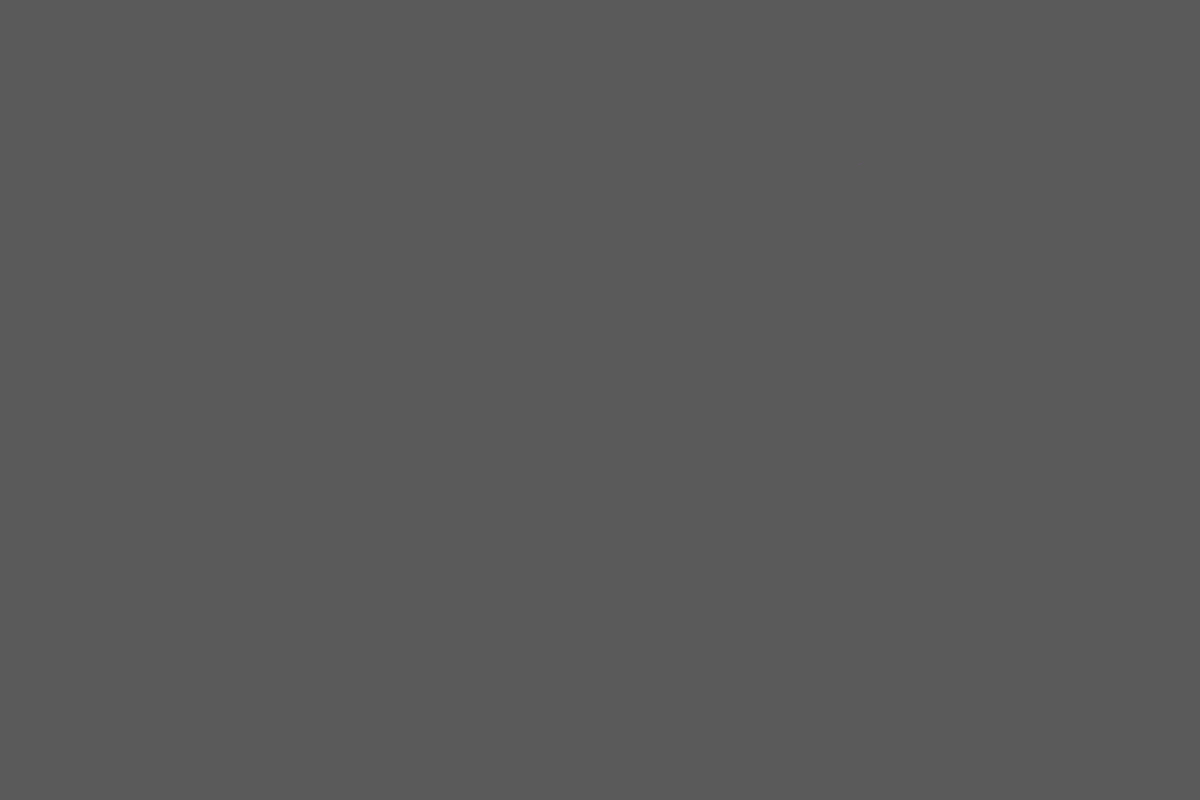
Frame 1 (no input)
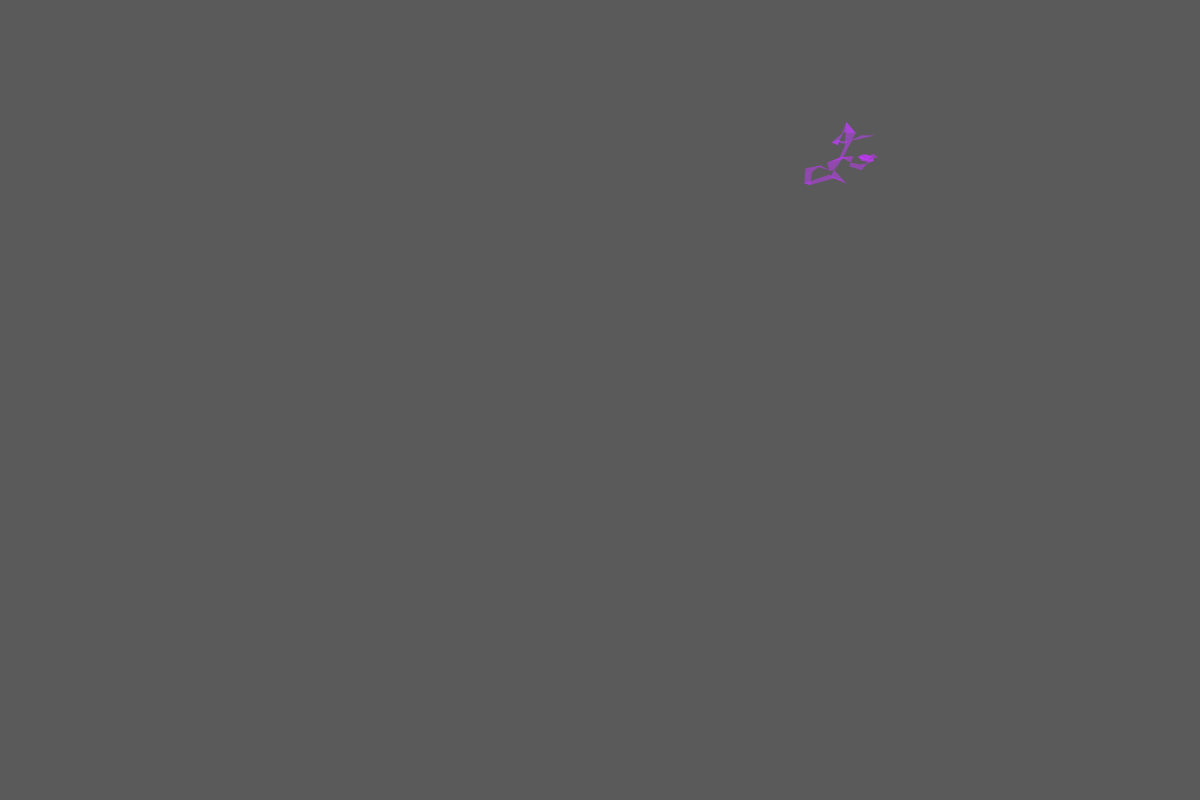
Frame 60 (no input)
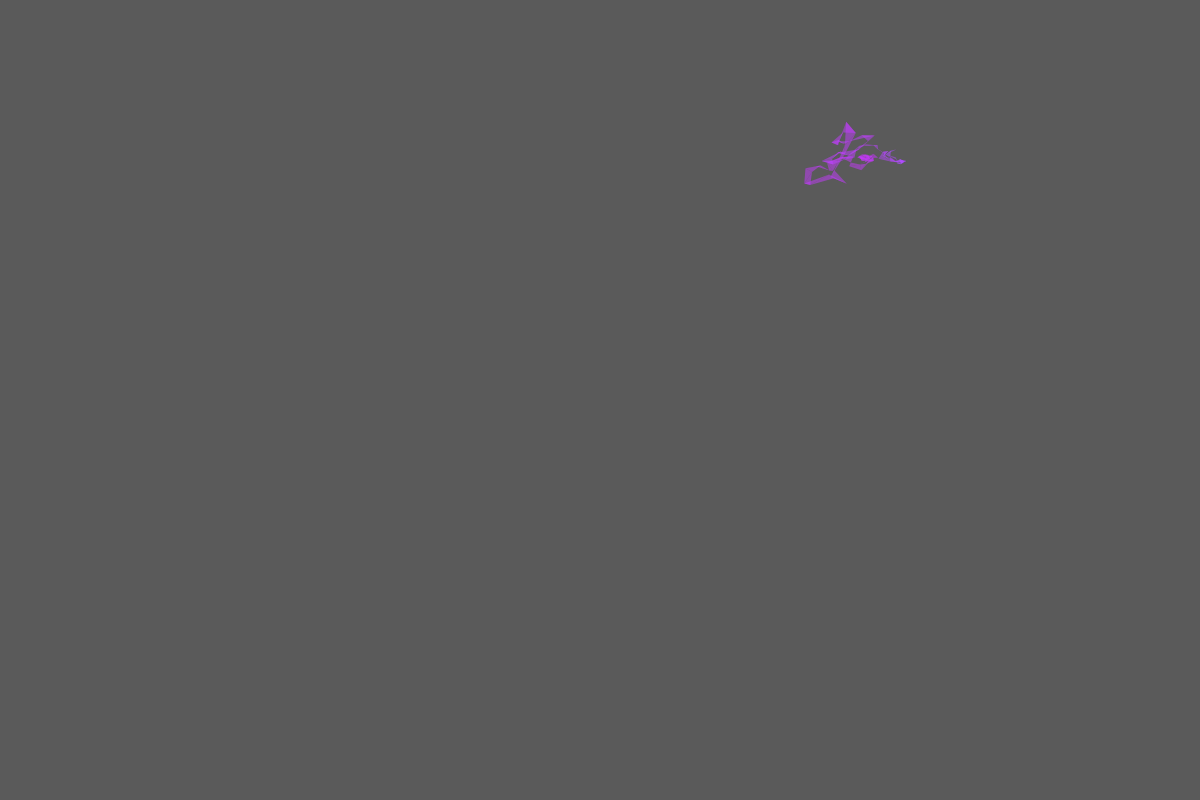
Frame 120 (the mouse pressed at the canvas centre since frame 60)

The p5.js sketch that drew these frames (run headless with seeded random() and noise() and a simulated clock; from frame 60 on, the mouse is pressed at the canvas centre):

// p5.js sketch
// ── sketch.js
// DEFINE GLOBAL VARIABLES
let bgColor; // background-color
let centerX, centerY;
let smoke = {};
smoke.pos1x = 1000;
smoke.pos1y = 1000;
smoke.pos2x = 2000;
smoke.pos2y = 2000;
smoke.pos3x = 990;
smoke.pos3y = 990;
let multMax = 0.01;
let multDelta;
let mult;
let redFill = 255;
let alphaAmt = 40;
let alphaNoise;


function setup() {
    bgColor = color(90, 90, 90);
    // createCanvas(windowWidth, windowHeight);
    createCanvas(windowWidth, 800);
    background(bgColor);
    // frameRate(20);

    // Set initial position
    smoke.pos1x = random(width);
    smoke.pos1y = random(height);
    smoke.pos2x = smoke.pos1x + 2;
    smoke.pos2y = smoke.pos1y - 1;
}


function draw() {

    centerX = width * 0.5;
    centerY = height * 0.5;

    multDelta = noise(0.03 * frameCount + pow(3, 8));
    multDelta = map(multDelta, 0, 1, -0.001, 0.001);
    multMax = constrain(multMax + multDelta, 0.005, 0.2);
    mult = random(-multMax, multMax);
    smoke.pos3x = abs(((width * mult) + smoke.pos2x) % width);
    mult = random(-multMax, multMax);
    smoke.pos3y = abs(((height * mult) + smoke.pos2y) % height);


    mult = noise(frameCount * 0.001) * 300;
    redFill = constrain(mult, 0, 300);

    noStroke();
    // stroke(200, 20);
    // get a random noise value between (0-1)
    alphaNoise = noise(0.3 * frameCount + 100);
    alphaNoise = map(alphaNoise, 1, 1, -2, 2);
    alphaAmt += alphaNoise;
    alphaAmt = constrain(alphaAmt, 20, 100);
    fill(redFill, 255 - redFill, 275, 130);

    triangle(smoke.pos1x, smoke.pos1y, smoke.pos2x, smoke.pos2y, smoke.pos3x, smoke.pos3y);

    smoke.pos1x = smoke.pos2x;
    smoke.pos1y = smoke.pos2y;
    smoke.pos2x = smoke.pos3x;
    smoke.pos2y = smoke.pos3y;

    //////// DEBUGGING STUFF /////////////
    // ellipse(centerX, centerY, 40, 40);
    // push();
    // translate(10, height - 40);
    // fill(255);
    // rect(0,0,150,25);
    // fill(0);
    // text(frameRate(), 5, 20);
    // pop();
}



/* FULLSCREEN FUNCTIONALITY */
function windowResized() {
    resizeCanvas(windowWidth, windowHeight);
    background(bgColor);
}

function mousePressed() {
    if (mouseX > 0 && mouseX < width && mouseY > 0 && mouseY < height) {
        let fs = fullscreen();
        fullscreen(!fs);
    }
}
